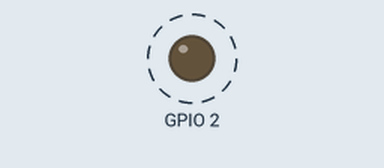
This sketch was run on a simulated ESP8266 (NodeMCU). Shown: output pins drawn as LEDs (lit = HIGH, except the on-board LED, lit = LOW). Dashed ring = blinking. WiFi joins after 1.5 s; servers stay silent unless stated; a WiFi scan finds three made-up networks; what the sketch prints to the serial monitor is not drawn.

Above: at 4.1 s.
Timing chart, 0 to 8.2 s (numbered marks = the images above):
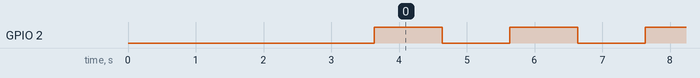

The sketch:

WIFI_CONNECT.ino
```cpp
#include <ESP8266WiFi.h>

const char* ssid = "Máté iPhone";
const char* pass = "ABBADEAF01";
const uint8_t reset_pin = 5;

int ledState = LOW;

unsigned long previousMillis = 0;
const long interval = 1000;

void setup() {
  Serial.begin(115200);
  Serial.println("");
  Serial.println("Setup is in progress!");

  pinMode(BUILTIN_LED, OUTPUT);

  digitalWrite(BUILTIN_LED, ledState);

  WiFi.mode(WIFI_STA);
  WiFi.disconnect();
  delay(100);

  // WiFi.scanNetworks will return the number of networks found
  int n = WiFi.scanNetworks();
  Serial.println("scan done");
  if (n == 0)
    Serial.println("no networks found");
  else
  {
    Serial.print(n);
    Serial.println(" networks found");
    for (int i = 0; i < n; ++i)
    {
      // Print SSID and RSSI for each network found
      Serial.print(i + 1);
      Serial.print(": ");
      Serial.print(WiFi.SSID(i));
      Serial.print(" (");
      Serial.print(WiFi.RSSI(i));
      Serial.print(")");
      Serial.println((WiFi.encryptionType(i) == ENC_TYPE_NONE) ? " " : "-Encrypted");
      delay(10);
    }
  }

  WiFi.begin(ssid, pass);
  while (WiFi.waitForConnectResult() != WL_CONNECTED);
  IPAddress local_ip = WiFi.localIP();
  Serial.print("Connected to: ");
  Serial.println(ssid);
  Serial.print("IP address: ");
  Serial.println(local_ip);

  Serial.println("Setup done");
}

void loop() {
  unsigned long currentMillis = millis();

  if (WiFi.status() == WL_CONNECTED)
  {
    if (currentMillis - previousMillis >= interval) {
      previousMillis = currentMillis;
      if (ledState == LOW)
        ledState = HIGH;  // Note that this switches the LED *off*
      else
        ledState = LOW;   // Note that this switches the LED *on*
      digitalWrite(BUILTIN_LED, ledState);
    }
  }
}
```

Measured:
- by itself, GPIO 2: alternates HIGH for 1.0 s and LOW for 1.0 s
